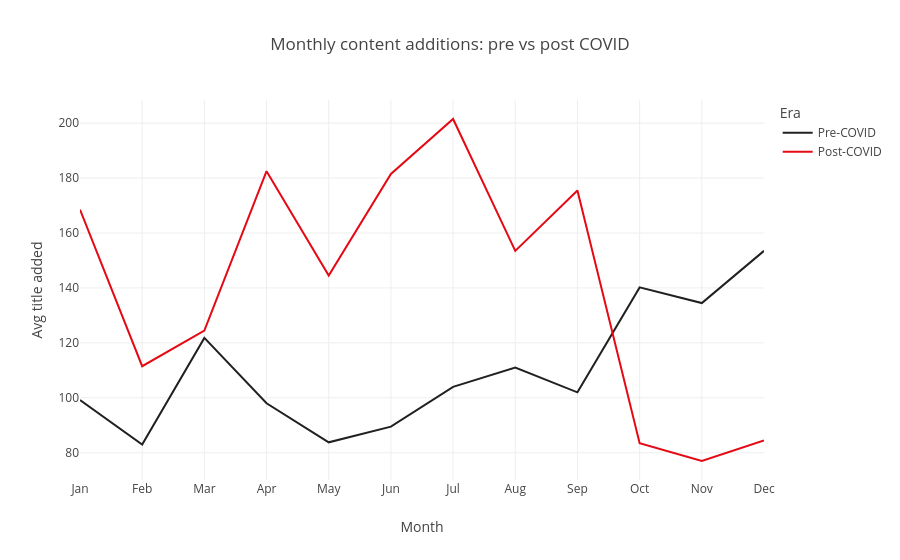

Write notebook code for a chart like this one.
### Code cell
seasonal_melted = seasonal[['pre_covid_avg','post_covid_avg']].reset_index()

fig = px.line(seasonal_melted, 
              x ='month_added', 
              y =['pre_covid_avg','post_covid_avg'],
              title = 'Monthly content additions: pre vs post COVID',
              labels = {'month_added': 'Month',
                        'value': 'Avg title added',
                        'variable': 'Era'
                        }, 
            color_discrete_map= {
                'pre_covid_avg':'#221F1F',
                'post_covid_avg': '#E50914'
            }
        )

newnames = {'pre_covid_avg':'Pre-COVID', 'post_covid_avg': 'Post-COVID'}
fig.for_each_trace(lambda t: t.update(name =newnames[t.name]))
fig.update_xaxes(
    tickvals=list(range(1,13)),
    ticktext=['Jan','Feb','Mar', 'Apr','May','Jun','Jul','Aug','Sep','Oct','Nov','Dec']
)
fig.show()

### Figure 1 — Plotly figure (JSON) as saved in the notebook; plotly's stock layout.template omitted (floating-point values rounded to 4 significant figures)
{"data": [{"hovertemplate": "Era=pre_covid_avg<br>Month=%{x}<br>Avg title added=%{y}<extra></extra>", "legendgroup": "pre_covid_avg", "line": {"color": "#221F1F", "dash": "solid"}, "marker": {"symbol": "circle"}, "mode": "lines", "name": "Pre-COVID", "orientation": "v", "showlegend": true, "type": "scatter", "x": [1, 2, 3, 4, 5, 6, 7, 8, 9, 10, 11, 12], "xaxis": "x", "y": [99.2, 83.0, 121.8, 98.0, 83.8, 89.5, 104.0, 111.0, 102.0, 140.2, 134.5, 153.5], "yaxis": "y"}, {"hovertemplate": "Era=post_covid_avg<br>Month=%{x}<br>Avg title added=%{y}<extra></extra>", "legendgroup": "post_covid_avg", "line": {"color": "#E50914", "dash": "solid"}, "marker": {"symbol": "circle"}, "mode": "lines", "name": "Post-COVID", "orientation": "v", "showlegend": true, "type": "scatter", "x": [1, 2, 3, 4, 5, 6, 7, 8, 9, 10, 11, 12], "xaxis": "x", "y": [168.5, 111.5, 124.5, 182.5, 144.5, 181.5, 201.5, 153.5, 175.5, 83.5, 77.0, 84.5], "yaxis": "y"}], "layout": {"legend": {"title": {"text": "Era"}, "tracegroupgap": 0}, "title": {"text": "Monthly content additions: pre vs post COVID"}, "xaxis": {"anchor": "y", "domain": [0, 1], "ticktext": ["Jan", "Feb", "Mar", "Apr", "May", "Jun", "Jul", "Aug", "Sep", "Oct", "Nov", "Dec"], "tickvals": [1, 2, 3, 4, 5, 6, 7, 8, 9, 10, 11, 12], "title": {"text": "Month"}}, "yaxis": {"anchor": "x", "domain": [0, 1], "title": {"text": "Avg title added"}}}}
